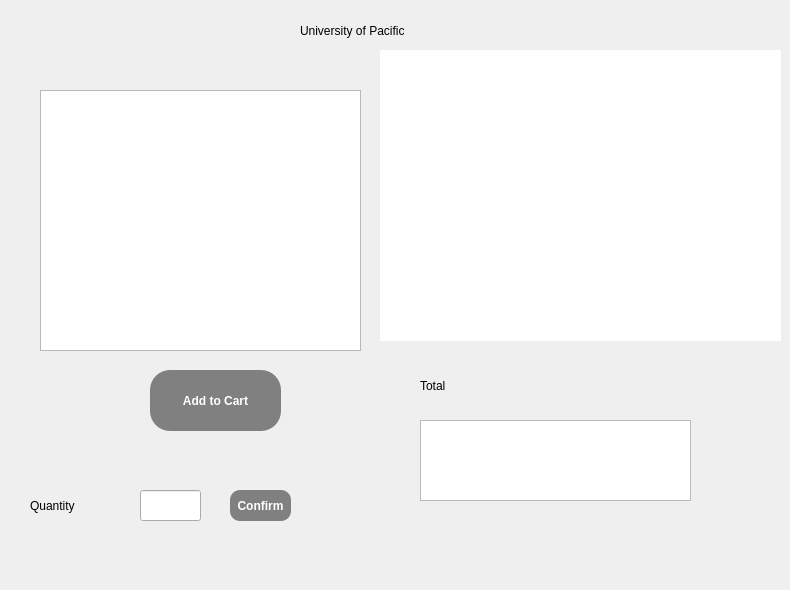
   <widget class="QWidget" name="page_3">
    <widget class="QTableWidget" name="tableWidget_totalPacific">
     <property name="geometry">
      <rect>
       <x>420</x>
       <y>420</y>
       <width>271</width>
       <height>81</height>
      </rect>
     </property>
    </widget>
    <widget class="QGraphicsView" name="Pacific_view">
     <property name="geometry">
      <rect>
       <x>380</x>
       <y>50</y>
       <width>401</width>
       <height>291</height>
      </rect>
     </property>
     <property name="styleSheet">
      <string notr="true">QGraphicsView {
	background-image: url('res/pacific_logo.png');
    background-repeat: no-repeat;
    background-position: center center;
	border-style: groove;
	border-radius: 40px;
}</string>
     </property>
    </widget>
    <widget class="QPushButton" name="pushButton_selectPurchase_Pacific">
     <property name="geometry">
      <rect>
       <x>150</x>
       <y>370</y>
       <width>131</width>
       <height>61</height>
      </rect>
     </property>
     <property name="styleSheet">
      <string notr="true">QPushButton {
	background-color: gray;
	border-style: inset;
	color: white;
	font-weight: bold;
	border-radius: 20px;
}

QPushButton:hover {
	background-color: lightgray;
	color: black;	
}</string>
     </property>
     <property name="text">
      <string>Add to Cart</string>
     </property>
    </widget>
    <widget class="QLabel" name="label_totalPacific">
     <property name="geometry">
      <rect>
       <x>420</x>
       <y>370</y>
       <width>71</width>
       <height>31</height>
      </rect>
     </property>
     <property name="text">
      <string>Total</string>
     </property>
    </widget>
    <widget class="QPushButton" name="next_14">
     <property name="geometry">
      <rect>
       <x>700</x>
       <y>520</y>
       <width>61</width>
       <height>61</height>
      </rect>
     </property>
     <property name="styleSheet">
      <string notr="true">QPushButton {
	background-image: url('res/nxt.png');
    background-repeat: no-repeat;
    background-position: center center;
	border-style: inset;
	border-radius: 30px;
}</string>
     </property>
     <property name="text">
      <string/>
     </property>
    </widget>
    <widget class="QTableWidget" name="tableWidget_Pacific">
     <property name="geometry">
      <rect>
       <x>40</x>
       <y>90</y>
       <width>321</width>
       <height>261</height>
      </rect>
     </property>
     <property name="editTriggers">
      <set>QAbstractItemView::NoEditTriggers</set>
     </property>
    </widget>
    <widget class="QLabel" name="texas_title_2">
     <property name="geometry">
      <rect>
       <x>300</x>
       <y>0</y>
       <width>251</width>
       <height>61</height>
      </rect>
     </property>
     <property name="text">
      <string>University of Pacific</string>
     </property>
    </widget>
    <widget class="QLineEdit" name="lineEdit_quantity_pacific">
     <property name="geometry">
      <rect>
       <x>140</x>
       <y>490</y>
       <width>61</width>
       <height>31</height>
      </rect>
     </property>
    </widget>
    <widget class="QPushButton" name="pushButton_quantityPacific">
     <property name="geometry">
      <rect>
       <x>230</x>
       <y>490</y>
       <width>61</width>
       <height>31</height>
      </rect>
     </property>
     <property name="styleSheet">
      <string notr="true">QPushButton {
	background-color: gray;
	border-style: inset;
	color: white;
	font-weight: bold;
	border-radius: 10px;
}

QPushButton:hover {
	background-color: lightgray;
	color: black;	
}</string>
     </property>
     <property name="text">
      <string>Confirm</string>
     </property>
    </widget>
    <widget class="QLabel" name="label_QPacific">
     <property name="geometry">
      <rect>
       <x>30</x>
       <y>490</y>
       <width>91</width>
       <height>31</height>
      </rect>
     </property>
     <property name="text">
      <string>Quantity</string>
     </property>
    </widget>
   </widget>
